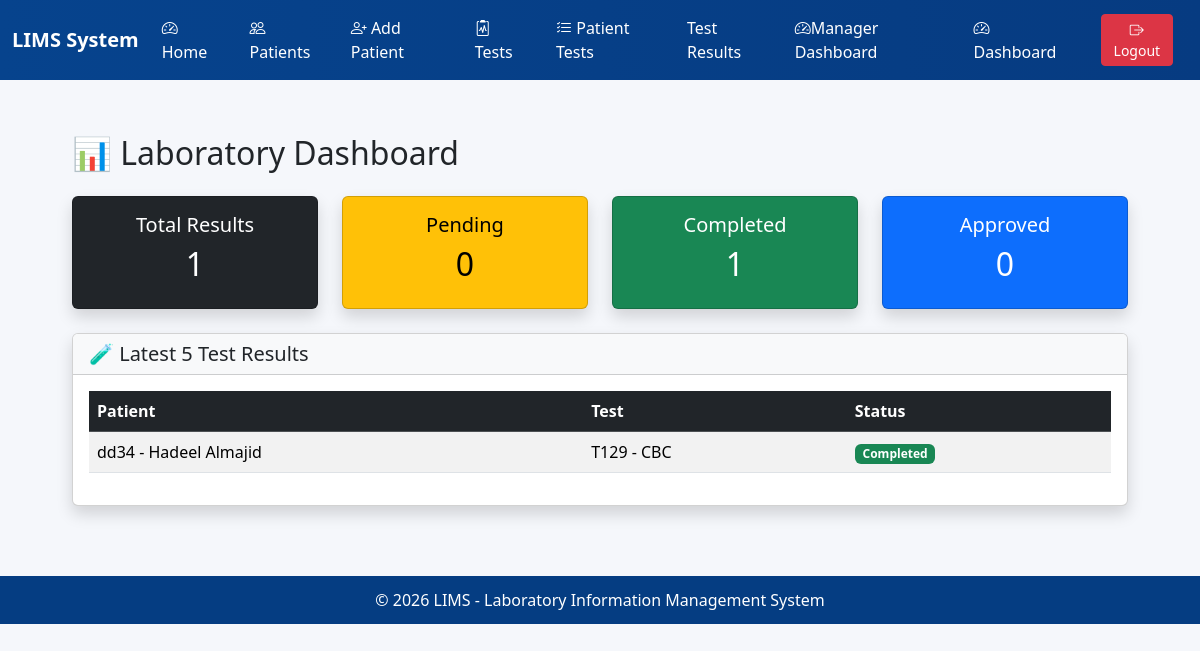
Before: /dashboard/ (signed in) with the older database file.
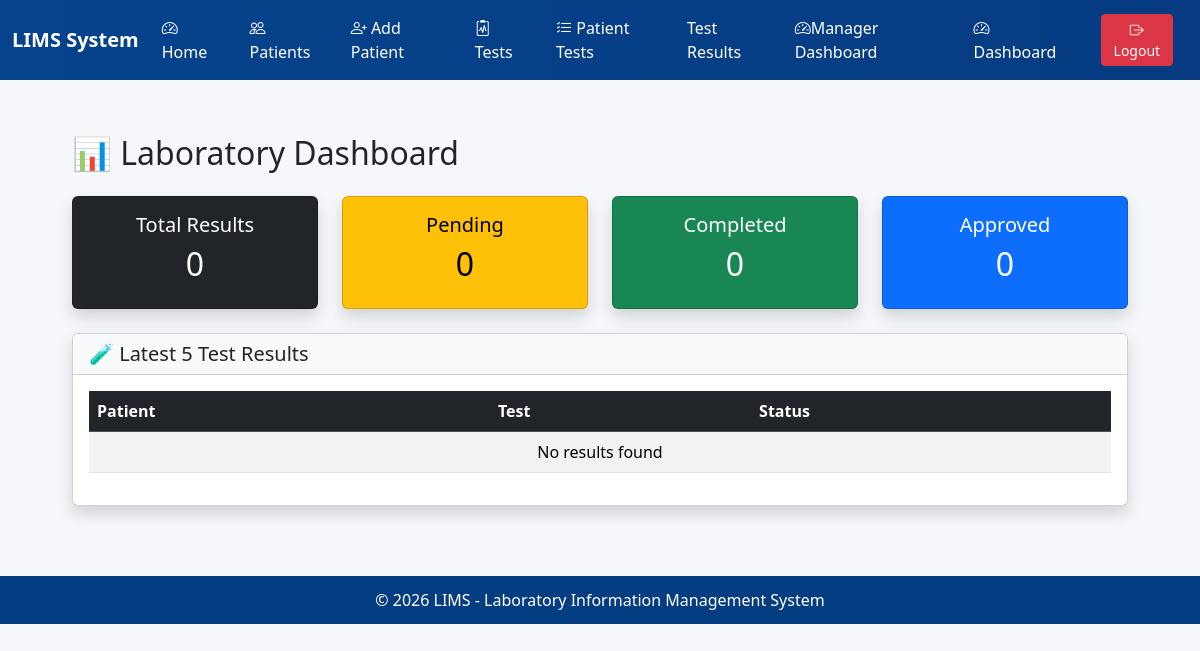
After: the same page with the newer database file.
### core/models.py (models this page shows, shortened)
class TestResult(models.Model):
    patienttest = models.OneToOneField( PatientTest,on_delete=models.CASCADE )
    wbc = models.FloatField("WBC", null=True, blank=True)
    rbc = models.FloatField("RBC", null=True, blank=True)
    hemoglobin = models.FloatField("Hemoglobin", null=True, blank=True)
    hematocrit = models.FloatField("Hematocrit", null=True, blank=True)
    platelets = models.FloatField("Platelets", null=True, blank=True)
    result_valu = models.CharField(max_length=100)
    unit = models.CharField(max_length=50, blank=True)
    reference_range = models.CharField(max_length=100, blank=True)
    STATUS_CHOICES = [
        ('pending', 'Pending'),
        ('completed', 'Completed'),
        ('approved', 'Approved'),
    ]
    status = models.CharField(
        max_length=20,
        choices=STATUS_CHOICES,
        default='pending'
    )
    completed_by = models.ForeignKey(
        settings.AUTH_USER_MODEL,
        on_delete=models.SET_NULL,
        null=True,
        blank=True,
        related_name='completed_results'
    )
    completed_at = models.DateTimeField(null=True, blank=True)
    approved_by = models.ForeignKey(
        User,
        on_delete=models.SET_NULL,
        null=True,
        blank=True,
        related_name='approved_results'
    )
    approved_at = models.DateTimeField(null=True, blank=True)
    created_at = models.DateTimeField(auto_now_add=True)
    class Meta:
         permissions =[("approve_testresult", "Can approve testresult"),]

class PatientTest(models.Model):
     id = models.BigAutoField(primary_key=True)
     patient = models.ForeignKey(Patient, on_delete=models.CASCADE, related_name='patient_tests')
     test = models.ForeignKey(Test, on_delete=models.PROTECT, related_name='test_records')
     sample_identifier = models.CharField(max_length=80, blank=True, null=True, help_text="Sample ID if lab uses one")
     request_date = models.DateTimeField(auto_now_add=True)
     result_date = models.DateTimeField(auto_now_add=True)
     result_valu = models.CharField(max_length=200, blank=True, null=True)
     result_text = models.TextField(blank=True, null=True)
     performed_by = models.CharField(max_length=120, blank=True, null=True)
     discount_percent = models.DecimalField(max_digits=5, decimal_places=2,
    default=Decimal('0.00'), validators=[MinValueValidator(Decimal('0.00')),
     MaxValueValidator(Decimal('100.00'))], help_text="Discount as percent (0-100)")
     price_snapshot = models.DecimalField(max_digits=10, decimal_places=2, blank=True, null=True,
    validators=[MinLengthValidator(Decimal('0.00'))], help_text="Price at time request (copied from Test.price)")
     total_price = models.DecimalField(max_digits=10, decimal_places=2, blank=True, null=True, help_text="Computed price after discount")
     created_at = models.DateTimeField(auto_now_add=True)
     status = models.CharField( max_length=20, choices=STATUS_CHOICES, default='pending')
     class Meta:
          verbose_name = "PatientTest"
          verbose_name_plural = "PatientTest"
          ordering = ['-request_date']
          indexes = models.Index(fields=['patient', 'test']), models.Index(fields=['request_date'])

class Patient(models.Model):
    id = models.BigAutoField(primary_key=True)
    test_subject_id = models.CharField(max_length=50, unique=True, blank=True)
    national_id = models.CharField(max_length=30, unique=True, blank=True, null=True)
    first_name = models.CharField(max_length=120)
    middle = models.CharField(max_length=120, blank=True, null=True)
    last_name = models.CharField(max_length=120)
    date_of_birth = models.DateTimeField(blank=True, null=True)
    GENDER_CHOICES = [('M', 'Male'), ('F', 'Female'), ('O', 'Other'), ('U', 'Unknown')]
    gender = models.CharField(max_length=1, choices=GENDER_CHOICES, default='U')
    blood_group = models.CharField(max_length=3, blank=True, null=True)
    phone = models.CharField(max_length=30, blank=True, null=True)
    email = models.EmailField(blank=True, null=True)
    address = models.TextField(blank=True, null=True)
    emergency_contact = models.CharField(max_length=120, blank=True, null=True)
    registration_date = models.DateTimeField(auto_now_add=True)
    last_update = models.DateTimeField(auto_now=True)
    notes = models.TextField(blank=True, null=True)
    class Meta:
        verbose_name = "Patient"
        verbose_name_plural = "Patients"
        ordering = ['-registration_date']
        indexes = [
            models.Index(fields=['test_subject_id']),
            models.Index(fields=['national_id']),
            models.Index(fields=['last_name', 'first_name']),
        ]
    def __str__(self):
        return f"{self.test_subject_id} - {self.first_name} {self.last_name}"

class Test(models.Model):
        id = models.BigAutoField(primary_key=True)
        test_code = models.CharField(max_length=30, unique=True, help_text="Unique test code, e.g, CBC, GLU, CHOL")
        test_name = models.CharField(max_length=150, help_text="Full name of the test (e.g. Complete,Blood Count)")
        department = models.CharField(max_length=100, help_text="Department(e.g, Hematologe, Biochemistry, Immunology)")
        sample_type = models.CharField(max_length=50, blank=True, null=True, help_text="e.g, Boold, Serum, Urine")
        unit = models.CharField(max_length=30, blank=True, null=True, help_text="Measurement unit (e.g. mg/dL, IU/L)")
        reference_range = models.CharField(max_length=120, blank=True, null=True, help_text="Example: 4.5 - 10.0 *10^9/L")
        price = models.DecimalField(max_digits=10, decimal_places=2, default=Decimal('0.00'), validators=[MinValueValidator(Decimal('0.00'))], help_text="Cost of the test")
        turnaround_time_hours = models.PositiveBigIntegerField(default=24, help_text="Expected time to complete (in hours)")
        active = models.BooleanField(default=True, help_text="Set to False to deactivativate the test")
        instructions = models.TextField(blank=True, null=True)
        created_at = models.DateTimeField(auto_now_add=True)
        last_update = models.DateTimeField(auto_now=True)
        class Meta:
            verbose_name = "Test"
            verbose_name_plural = "Tests"
            ordering = ['department', 'test_name']
            indexes = [
                models.Index(fields=['test_code']),
                models.Index(fields=['test_name']),
         ]
        def __str__(self):
                return f"{self.test_code} - {self.test_name}"

### core/views.py (the view)
# urls.py: path('dashboard/', views.dashboard, name='dashboard'),
@login_required
def dashboard(request):
    pending_count = TestResult.objects.filter(status='pending').count()
    completed_count = TestResult.objects.filter(status='completed').count()
    approved_count = TestResult.objects.filter(status='approved').count()
    total_results = TestResult.objects.count()
    latest_results = TestResult.objects.select_related(
        'patienttest',
        'patienttest__patient',
        'patienttest__test'
    ).order_by('-id')[:5]
    context = {
        'pending_count': pending_count,
        'completed_count': completed_count,
        'approved_count': approved_count,
        'total_results': total_results,
        'latest_results': latest_results,
    }
    return render(request, 'core/dashboard.html', context)

### core/templates/core/dashboard.html
{% extends "base.html" %}
{% block content %}
<div class="container mt-4">
    <h2 class="mb-4">📊 Laboratory Dashboard</h2>
    <div class="row g-4 mb-4">
        <div class="col-md-3">
            <div class="card text-bg-dark shadow">
                <div class="card-body text-center">
                    <h5>Total Results</h5>
                    <h2>{{ total_results }}</h2>
                </div>
            </div>
        </div>
        <div class="col-md-3">
            <a href="{% url 'core:testresult_list' %}?status=pending" class="text-decoration-none">
                <div class="card text-bg-warning shadow">
                    <div class="card-body text-center">
                        <h5>Pending</h5>
                        <h2>{{ pending_count }}</h2>
                    </div>
                </div>
            </a>
        </div>
        <div class="col-md-3">
            <a href="{% url 'core:testresult_list' %}?status=completed" class="text-decoration-none">
                <div class="card text-bg-success shadow">
                    <div class="card-body text-center">
                        <h5>Completed</h5>
                        <h2>{{ completed_count }}</h2>
                    </div>
                </div>
            </a>
        </div>
        <div class="col-md-3">
            <a href="{% url 'core:testresult_list' %}?status=approved" class="text-decoration-none">
                <div class="card text-bg-primary shadow">
                    <div class="card-body text-center">
                        <h5>Approved</h5>
                        <h2>{{ approved_count }}</h2>
                    </div>
                </div>
            </a>
        </div>
    </div>
    <div class="card shadow">
        <div class="card-header bg-light">
            <h5 class="mb-0">🧪 Latest 5 Test Results</h5>
        </div>
        <div class="card-body">
            <table class="table table-striped table-hover">
                <thead class="table-dark">
                    <tr>
                        <th>Patient</th>
                        <th>Test</th>
                        <th>Status</th>
                    </tr>
                </thead>
                <tbody>
                    {% for r in latest_results %}
                    <tr>
                        <td>{{ r.patienttest.patient }}</td>
                        <td>{{ r.patienttest.test }}</td>
                        <td>
                            {% if r.status == 'pending' %}
                            <span class="badge bg-warning text-dark">Pending</span>
                            {% elif r.status == 'completed' %}
                            <span class="badge bg-success">Completed</span>
                            {% elif r.status == 'approved' %}
                            <span class="badge bg-primary">Approved</span>
                            {% endif %}
                        </td>
                    </tr>
                    {% empty %}
                    <tr>
                        <td colspan="3" class="text-center">No results found</td>
                    </tr>
                    {% endfor %}
                </tbody>
            </table>
        </div>
    </div>
</div>
{% endblock %}

Changed rows visible on the page:
removed TestResult: patienttest.patient "dd34 - Hadeel Almajid", patienttest.test "T129 - CBC", status "Completed"
Other visible differences:
{{ total_results }}: "1" → "0"
{{ completed_count }}: "1" → "0"
text now shown: "No results found"
